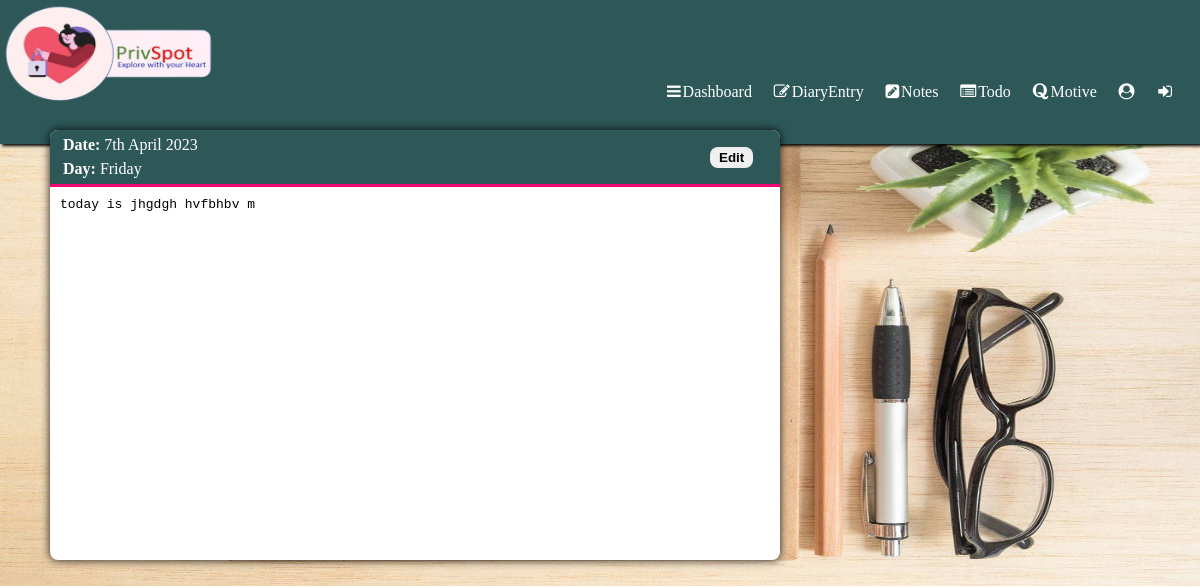
The page /php/dairy/dview.php?id=33 (signed in) on the database its author committed.
### tables this page shows
CREATE TABLE `dairy` (
  `did` int(20) NOT NULL,
  `date` date NOT NULL DEFAULT current_timestamp(),
  `uname` varchar(20) NOT NULL,
  `data` varchar(10000) NOT NULL
);

### php/dairy/dview.php (the view, shortened to what this page needs)
<!DOCTYPE html>
<html lang="en">
<head>
    <link rel="stylesheet" href="./../../css/navbar.css">
    <link rel="stylesheet" href="./../../css/dairy/dentry.css">
    <link rel="stylesheet" href="./../../css/dairy/dview.css">
    <link rel="stylesheet" href="https://cdnjs.cloudflare.com/ajax/libs/font-awesome/4.7.0/css/font-awesome.min.css">
</head>
<body>
    <div class="navbar">
            <img src="./../../images/logo.png" width="350px" height="150px">
            <ul class="items">
                <li><a href="../home.php"><i class="fa fa-bars" aria-hidden="true"></i>  Dashboard</a></li>
                <li><a href="./dairy.php"><i class="fa fa-pencil-square-o" aria-hidden="true"></i> DiaryEntry</a></li>
                <li><a href="../notes/notes.php"><i class="fa fa-pencil-square" aria-hidden="true"></i> Notes</a></li>
                <li><a href="../todo/todo.php"><i class="fa fa-list-alt" aria-hidden="true"></i> Todo</a></li>
                <li><a href="../motive/motive.php"><i class="fa fa-quora" aria-hidden="true"></i> Motive</a></li>
                <li><a href="../profile/profile.php"><i class="fa fa-user-circle" aria-hidden="true"></i></a></li>
                <li><a href="../logout.php"><i class="fa fa-sign-in" aria-hidden="true"></i></a></li>
            </ul>
        </div>
        <div class="body">
            <div class="content">
                <?php
                    if(count($_SESSION)>0){
                        $con=mysqli_connect("localhost","root","","privdb");
                        if(isset($_GET['id'])){
                            $did=$_GET['id'];
                        }
                        else{
                            header("Location:dairy.php");
                            exit;
                        }
                        $sql="SELECT * FROM dairy WHERE did = ".$did;
                        $r=mysqli_query($con,$sql);
                        if(mysqli_num_rows($r)>0){
                            $r=mysqli_fetch_array($r);
                            echo "<div class='form'><div class='date'><p><b>Date: </b>". date('jS F Y',strtotime($r['date']))."</p><p><b>Day: </b>".date("l",strtotime($r['date']))."</p></div><div class='data'>";
                            echo '<pre>',$r['data'].'</pre>';
                            echo '<button id="update"><a href="./dupdate.php?id='.$r["did"].'">Edit</a></button>';
                        }
                        else{
                            header("Location:dentry.php");
                            exit;
                        }
                    }else{
                        header("Location:./../index.php");
                        exit;
                    }
                ?>
            </div>
           </div>
        </div>
</body>
</html>

### css/navbar.css (style rules this page uses)
* { padding:0px; margin:0px; box-sizing: border-box; }
.navbar { background-color: rgb(46, 88, 88); padding:0px; height:18%; position: fixed; display: block; width:100%; box-shadow: 2px 2px 3px black; }
.navbar img { margin-left:-50px; margin-top:-15px; margin-bottom: -30px; }
.navbar .items { float:right; display:flex; flex-direction: row; list-style-type: none; margin-top:6%; margin-left:10%; }
.navbar .items li { color:#fff; margin:2%; cursor: pointer; width:fit-content; float: right; }
.navbar .items li a { color:#fff; cursor: pointer; width:fit-content; text-decoration: none; display:inline-block; display:flex; flex-direction: row; }
.navbar .items li a .fa { margin-right:2px; }

### css/dairy/dentry.css (style rules this page uses)
.body { padding:0px; padding-top:110px; display: flex; flex-direction: row; height:100vh; }
.content { width:1200px; height:470px; padding:0px; }
.content .form { top:130px; left:50px; width:730px; height: 430px; background-color: #fff; position: fixed; border-radius: 8px; box-shadow: 0 0 10px rgba(0,0,0,0.9); -moz-box-shadow: 0 0 10px rgba(0,0,0,0.9); -webkit-box-shadow: 0 0 10px rgba(0,0,0,0.9); -o-box-shadow: 0 0 10px rgba(0,0,0,0.9);; }
.form .date { background-color: rgb(46, 88, 88); border-bottom:3px solid rgb(241, 7, 116); border-top-left-radius: 8px; border-top-right-radius: 8px; padding:3px; }
.form .date p { padding:3px 10px; color:#fff; }

### css/dairy/dview.css (style rules this page uses)
.data { width:100%; height:86.5%; padding:10px; overflow-y: scroll; }
#update { position: fixed; top:147px; left:710px; cursor: pointer; padding:3px 9px; border-radius: 8px; border: none; outline: none; font-weight: bolder; }
#update a { color:black; text-decoration: none; }

### rows shown on the page
dairy: date "7th April 2023", date "Friday", data "today is jhgdgh hvfbhbv m"
